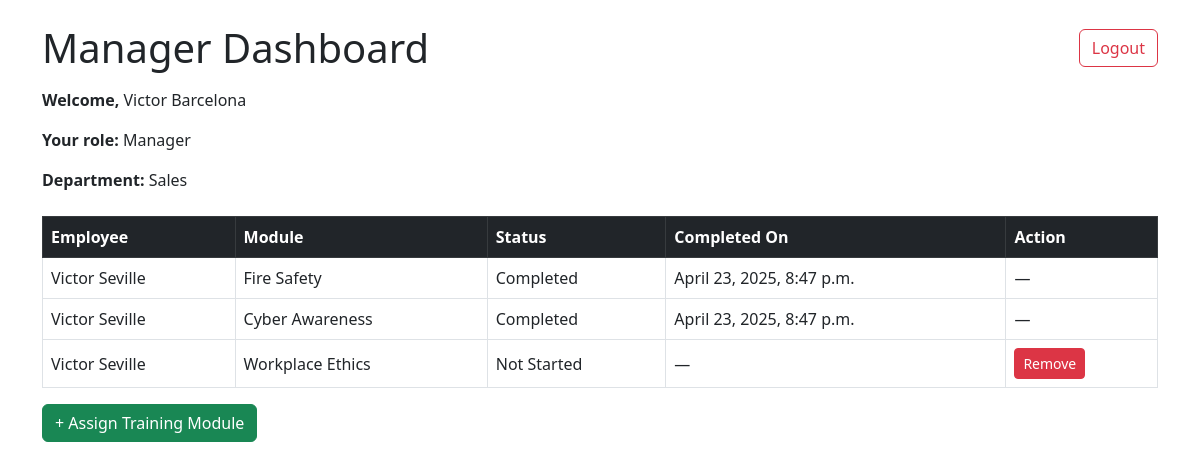
Page /manager/ (signed in) on the earlier database version.
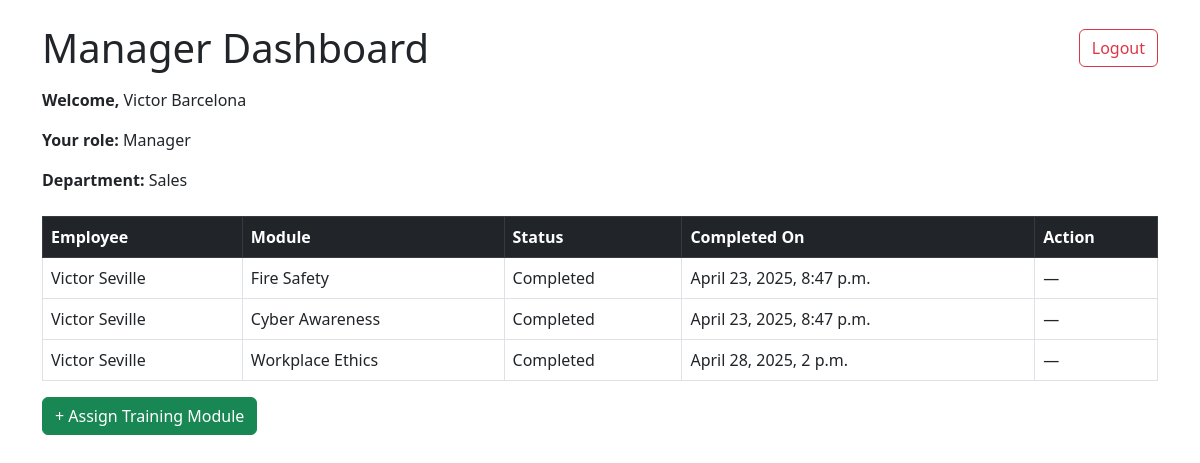
Same page on the later database version.
### core/models.py (models this page shows, shortened)
class Assignment(models.Model):
    STATUS_CHOICES = [
        ('Not Started', 'Not Started'),
        ('In Progress', 'In Progress'),
        ('Completed', 'Completed'),
    ]
    employee = models.ForeignKey(Employee, on_delete=models.CASCADE)
    module = models.ForeignKey(TrainingModule, on_delete=models.CASCADE)
    assigned_by = models.ForeignKey(Manager, on_delete=models.CASCADE)
    assigned_on = models.DateTimeField(auto_now_add=True)
    status = models.CharField(max_length=20, choices=STATUS_CHOICES, default='Not Started')

class Employee(models.Model):
    user = models.OneToOneField(User, on_delete=models.CASCADE)
    department = models.ForeignKey(Department, on_delete=models.SET_NULL, null=True, blank=True, related_name='employees')

class User(AbstractUser):
    ROLE_CHOICES = [
        ('admin', 'Admin'),
        ('manager', 'Manager'),
        ('trainer', 'Trainer'),
        ('employee', 'Employee'),
    ]
    role = models.CharField(max_length=20, choices=ROLE_CHOICES)
    objects = CustomUserManager()
    REQUIRED_FIELDS = ['email', 'first_name', 'last_name'] # Prompt for Name & Email

class TrainingModule(models.Model):
    title = models.CharField(max_length=200)
    description = models.TextField()
    created_by = models.ForeignKey(Trainer, on_delete=models.SET_NULL, null=True)

class Completion(models.Model):
    employee = models.ForeignKey(Employee, on_delete=models.CASCADE)
    module = models.ForeignKey(TrainingModule, on_delete=models.CASCADE)
    completed_on = models.DateTimeField(auto_now_add=True)
    class Meta:
        unique_together = ('employee', 'module')

### core/views.py (the view)
# urls.py: path('manager/', views.manager_dashboard, name='manager_dashboard'),
@login_required
def manager_dashboard(request):
    manager = Manager.objects.get(user=request.user)
    department = manager.department
    assignments = Assignment.objects.filter(employee__department=department)
    context = {
        'assignments': assignments,
        'department': department,
    }
    return render(request, 'core/manager_dashboard.html', context)

### core/templates/core/manager_dashboard.html (shortened to what this page needs)
<!DOCTYPE html>
<html lang="en">
<head>
    <link href="https://cdn.jsdelivr.net/npm/bootstrap@5.3.0/dist/css/bootstrap.min.css" rel="stylesheet">
</head>
<body>
<div class="container mt-4">
    <div class="d-flex justify-content-between align-items-center mb-3">
        <h1 class="mb-0">Manager Dashboard</h1>
        <form method="post" action="{% url 'logout' %}">
            <button type="submit" class="btn btn-outline-danger">Logout</button>
        </form>
    </div>
    <div class="mb-4">
        <p><strong>Welcome, </strong> {{ user.get_full_name }}</p>
        <p><strong>Your role:</strong> {{ user.role|capfirst }}</p>
        <p><strong>Department:</strong> {{ department.name|capfirst }}</p>
    </div>
    <table class="table table-bordered table-hover align-middle">
        <thead class="table-dark">
            <tr>
                <th>Employee</th>
                <th>Module</th>
                <th>Status</th>
                <th>Completed On</th>
                <th>Action</th>
            </tr>
        </thead>
        <tbody>
            {% for assignment in assignments %}
            <tr>
                <td>{{ assignment.employee.user.get_full_name }}</td>
                <td>{{ assignment.module.title }}</td>
                <td>{{ assignment.status }}</td>
                <td>
                    {% if assignment.status == 'Completed' %}
                        {% for completion in assignment.employee.completion_set.all %}
                            {% if completion.module == assignment.module %}
                                {{ completion.completed_on }}
                            {% endif %}
                        {% endfor %}
                    {% else %}
                        —
                    {% endif %}
                </td>
                <td>
                    {% if assignment.status != 'Completed' %}
                        <form method="post" action="{% url 'remove_assignment' assignment.id %}">
                            <button type="submit" class="btn btn-sm btn-danger">Remove</button>
                        </form>
                    {% else %}
                        —
                    {% endif %}
                </td>
            </tr>
            {% empty %}
            <tr>
                <td colspan="5" class="text-center">No assignments found for your department.</td>
            </tr>
            {% endfor %}
        </tbody>
    </table>
    <a href="{% url 'assign_training' %}" class="btn btn-success">+ Assign Training Module</a>
</div>
</body>
</html>

Differences in the rows shown:
changed Assignment "Workplace Ethics": status "Not Started" → "Completed"; no longer shows "Remove"
added Completion: completed_on "April 28, 2025, 2 p.m.", shown under Assignment "Workplace Ethics"
